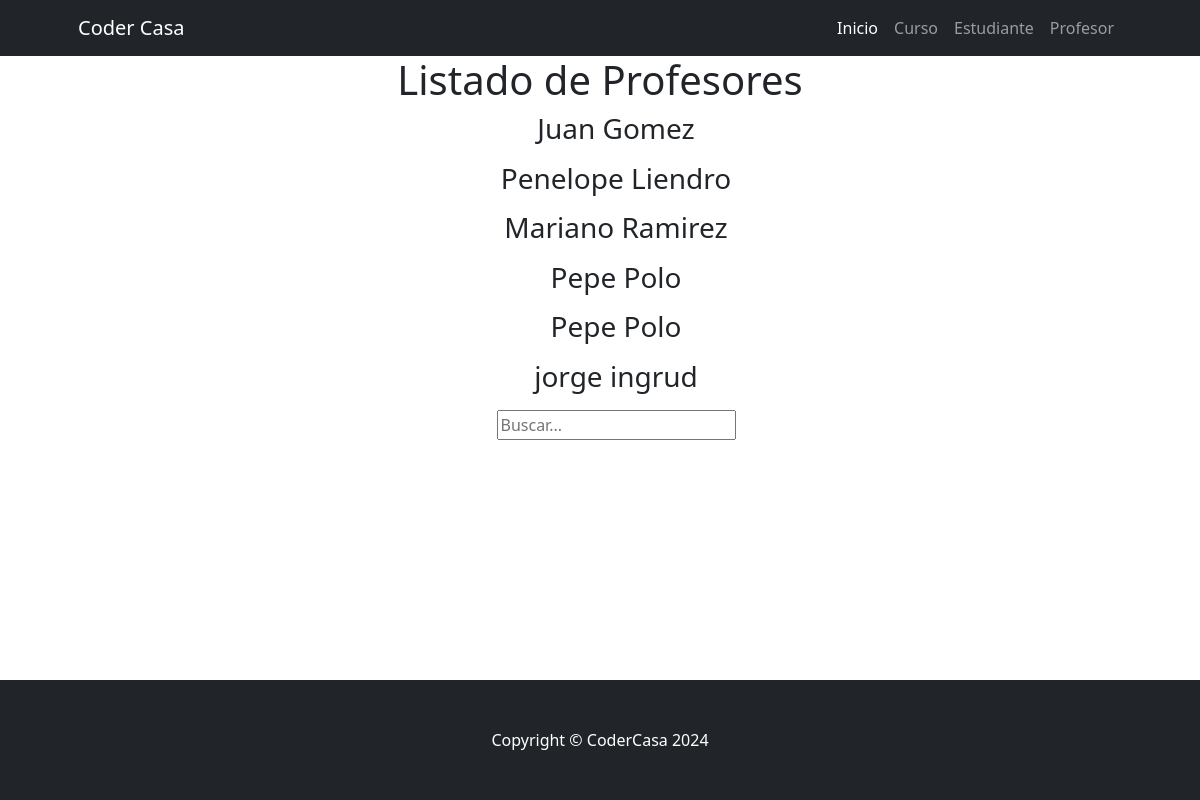
The page /Clase/profesor_list on the database as committed earlier.
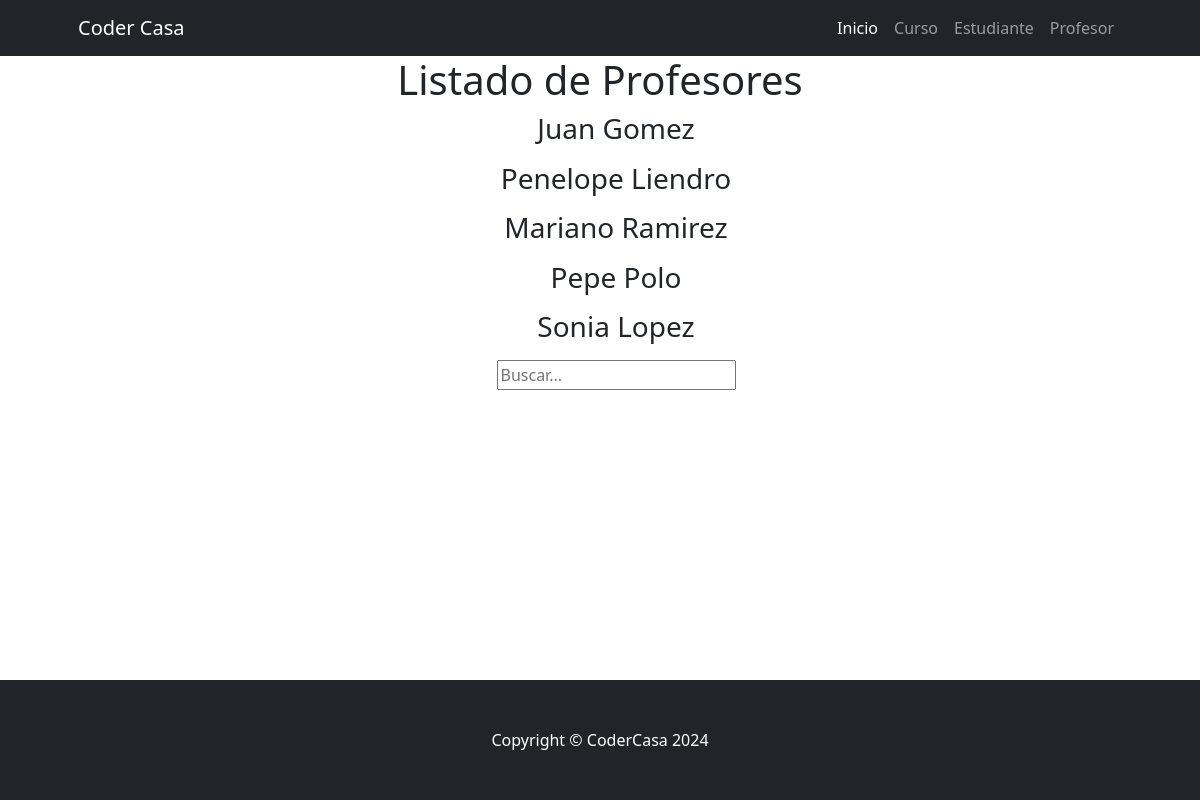
The same page on the database as committed later.
### Clase/models.py (models this page shows, shortened)
class Profesor(models.Model):
    nombre = models.CharField(max_length=255)
    apellido = models.CharField(max_length=255)
    class Meta:
        verbose_name = "Profesor"
        verbose_name_plural = "Profesores"

### Clase/views.py (the view)
# urls.py: path("profesor_list", profesor_list,name="profesor_list" ),
def profesor_list(request):
    busqueda = request.GET.get("busqueda",None)
    if busqueda:
        print(busqueda)
        consulta = Profesor.objects.filter(nombre__icontains=busqueda)
    else:
       consulta = Profesor.objects.all()
    contexto = {"profesores": consulta}
    return render(request,"Clase/profesor_list.html", contexto)

### Clase/templates/Clase/profesor_list.html (shortened to what this page needs)
{% extends 'core/base.html' %}
{% block content %}
<center>
<h1>Listado de Profesores</h1>
</center>
<center>
{% for profe in profesores  %}
<ul>
    <h3>{{profe.nombre}} {{profe.apellido}}</h3>
</ul>
{% endfor %}
</center>
<ul>
    <center>
    <form action="{% url 'Clase:profesor_list' %}" method="get">
        <input type="text" name="busqueda" placeholder="Buscar...">
    </form>
    </center>
</ul>
{% endblock content %}

Rows that differ between the two databases and show on the page:
removed Profesor: nombre "Pepe", apellido "Polo"
removed Profesor: nombre "jorge", apellido "ingrud"
added Profesor: nombre "Sonia", apellido "Lopez"
